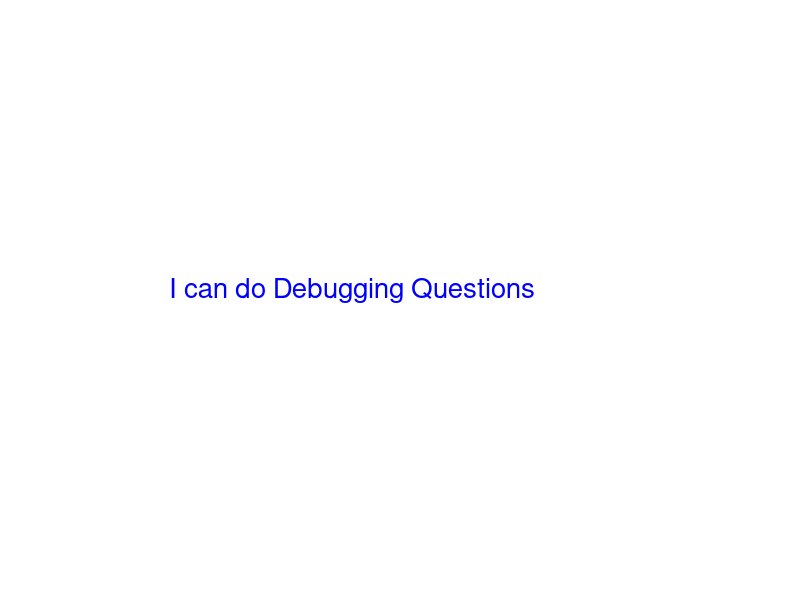

Here is the MATLAB script that generated this plot:
%% Step 1: House keeping
clear          % delete variables from workspace
close all      % close any opened figure windows
clc            % clean the command windows
 
disp('House keeping done.');
 
%% Step 2: Setting up the graphics
figure;
hold on;
axis equal;

axis off;
axis([0 10 0 10]) 
%% Step 3: Initialization
strvar = ['I' , ' ' , ' ']
valid = ['can do' ; 'not do'];
questiontype = ['Debugging Questions' ; 'Exercise  Questions'];

disp('Initialization done.');
disp('Entering the for loop in the main body of the code.'); 
placements = [2 9]; 
%% Step 4: Executing for loop
for i = 1:9
    if i == placements(1)
        strvar = [strvar(1:i), valid(1,:)];
    end
    if i ==placements(2)
        strvar = [strvar(1,:),' ', questiontype(1,:)];
    end    
end
text(0,5,strvar,'fontsize',20,'color','b');
disp('All done! good work with debugging');
